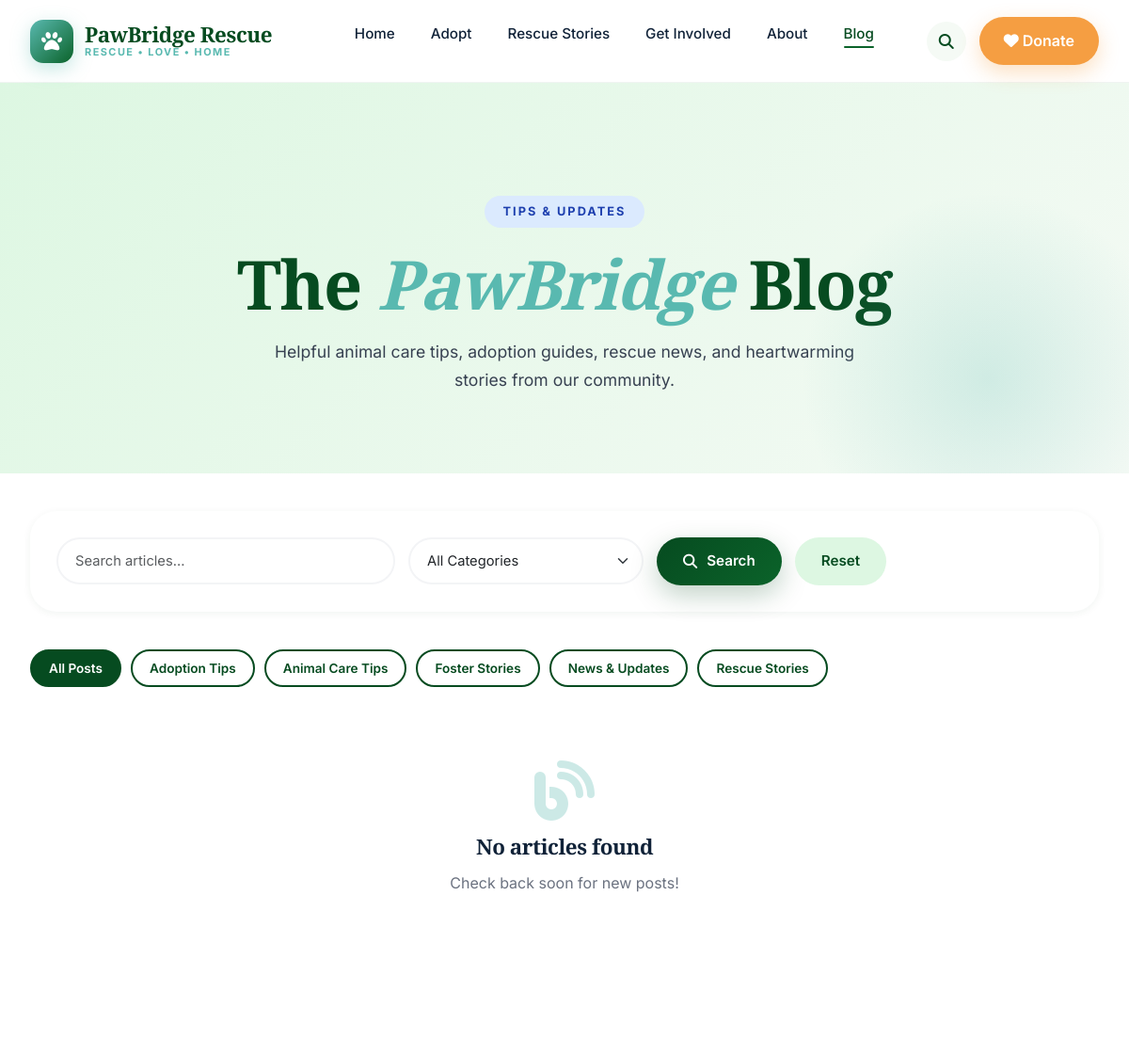
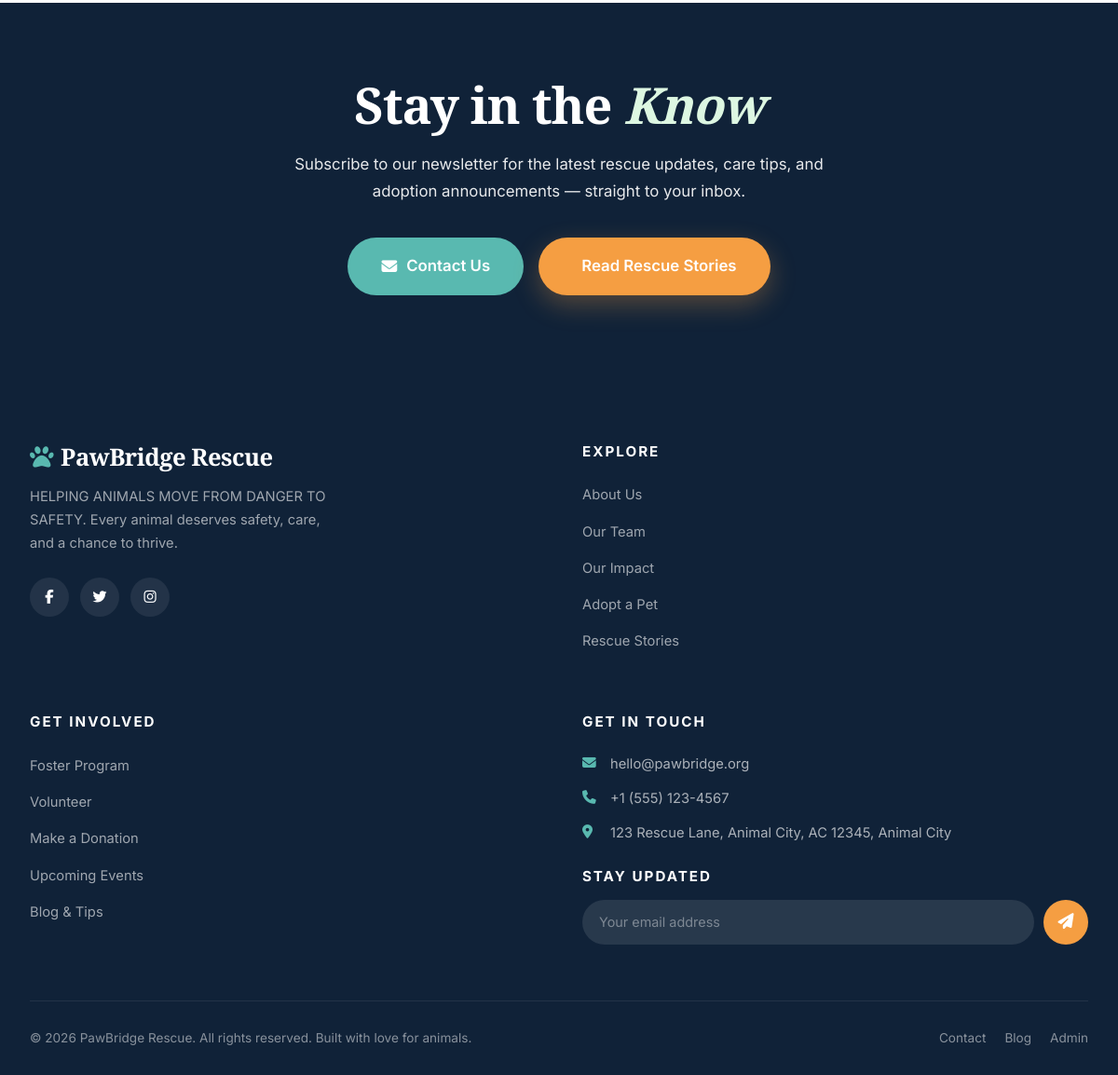
Screenshot of /blog.php with the database file from the repository (2 pictures, top to bottom).
### tables this page shows
CREATE TABLE IF NOT EXISTS `navigation_links` (
  `id` INT UNSIGNED AUTO_INCREMENT PRIMARY KEY,
  `menu_location` VARCHAR(50) NOT NULL DEFAULT 'main',
  `parent_id` INT UNSIGNED DEFAULT NULL,
  `title` VARCHAR(100) NOT NULL,
  `url` VARCHAR(255) NOT NULL,
  `icon` VARCHAR(100) DEFAULT NULL,
  `sort_order` INT DEFAULT 0,
  `is_active` TINYINT(1) NOT NULL DEFAULT 1,
  `created_at` DATETIME NOT NULL DEFAULT CURRENT_TIMESTAMP,
  INDEX `idx_menu_location` (`menu_location`)
);

CREATE TABLE IF NOT EXISTS `blog_categories` (
  `id` INT UNSIGNED AUTO_INCREMENT PRIMARY KEY,
  `name` VARCHAR(100) NOT NULL,
  `slug` VARCHAR(100) NOT NULL UNIQUE,
  `description` TEXT DEFAULT NULL,
  `created_at` DATETIME NOT NULL DEFAULT CURRENT_TIMESTAMP
);

### includes/functions.php (called while the page is built, shortened)
<?php
require_once __DIR__ . '/../config/database.php';
require_once __DIR__ . '/../config/config.php';
function e($str) {
    return htmlspecialchars($str ?? '', ENT_QUOTES, 'UTF-8');
}
function pdo_execute($sql, $params = []) {
    global $pdo;
    $stmt = $pdo->prepare($sql);
    $stmt->execute($params);
    return $stmt;
}
function pdo_fetch_all($sql, $params = []) {
    $stmt = pdo_execute($sql, $params);
    return $stmt->fetchAll();
}
function asset_url($path) {
    return BASE_URL . '/assets/' . ltrim($path, '/');
}
function url($path) {
    return BASE_URL . '/' . ltrim($path, '/');
}
function is_active($page) {
    $current = basename($_SERVER['PHP_SELF']);
    return $current === $page ? 'active' : '';
}

### config/config.php (called while the page is built, shortened)
<?php
$site_settings = [];
if (isset($pdo)) {
    try {
        $stmt = $pdo->prepare("SELECT setting_key, setting_value FROM site_settings");
        $stmt->execute();
        $settings = $stmt->fetchAll();
        foreach ($settings as $s) {
            $site_settings[$s['setting_key']] = $s['setting_value'];
        }
    } catch (Exception $e) {}
}
function setting($key, $default = '') {
    global $site_settings;
    return $site_settings[$key] ?? $default;
}

### blog.php (the view, shortened to what this page needs)
<?php
require_once __DIR__ . '/includes/header.php';
$page = max(1, (int)($_GET['page'] ?? 1));
$perPage = 9;
$offset = ($page - 1) * $perPage;
$catId = (int)($_GET['cat'] ?? 0);
$search = $_GET['q'] ?? '';
$where = ["bp.status = 'Published'"];
$params = [];
$whereSql = implode(' AND ', $where);
$posts = pdo_fetch_all("SELECT bp.*, bc.name AS category_name, a.full_name AS author_name
    FROM blog_posts bp
    LEFT JOIN blog_categories bc ON bc.id = bp.category_id
    LEFT JOIN admins a ON a.id = bp.author_id
    WHERE $whereSql
    ORDER BY bp.featured DESC, COALESCE(bp.published_at, bp.created_at) DESC
    LIMIT $perPage OFFSET $offset", $params);
$featured = $catId === 0 && $search === '' && $page === 1 ? ($posts[0] ?? null) : null;
$categories = pdo_fetch_all("SELECT bc.id, bc.name, bc.slug, (SELECT COUNT(*) FROM blog_posts WHERE category_id = bc.id AND status='Published') AS cnt FROM blog_categories bc ORDER BY bc.name LIMIT 12");
?>
<section class="page-hero">
    <span class="ph-eyebrow" style="background:#DBEAFE;color:#1E40AF;">Tips &amp; Updates</span>
    <h1>The <em style="color:var(--pb-teal);font-style:italic;">PawBridge</em> Blog</h1>
    <p>Helpful animal care tips, adoption guides, rescue news, and heartwarming stories from our community.</p>
</section>
<section class="section section-tight" style="padding-top:40px;">
    <div class="container-xl">
        <form method="GET" class="animal-filter-bar" style="margin-bottom:40px;">
            <input type="search" name="q" class="form-control" placeholder="Search articles..." value="<?= e($search) ?>" style="max-width:360px;flex:2;">
            <select name="cat" class="form-select">
                <option value="">All Categories</option>
            </select>
            <button type="submit" class="btn btn-primary"><i class="fas fa-search"></i> Search</button>
            <a href="<?= url('blog.php') ?>" class="btn btn-secondary">Reset</a>
        </form>
        <div style="display:flex;flex-wrap:wrap;gap:10px;margin-bottom:30px;">
            <a href="<?= url('blog.php') ?>" class="btn btn-sm btn-outline" style="<?= !$catId ? 'background:var(--pb-primary);color:white;border-color:var(--pb-primary);' : '' ?>">All Posts</a>
            <?php foreach ($categories as $c): ?>
                <a href="<?= url('blog.php?cat='.$c['id']) ?>" class="btn btn-sm btn-outline" style="<?= $catId === (int)$c['id'] ? 'background:var(--pb-primary);color:white;border-color:var(--pb-primary);' : '' ?>"><?= e($c['name']) ?></a>
            <?php endforeach; ?>
        </div>
        <?php if (empty($posts) && !$featured): ?>
            <div class="text-center py-5" style="background:white;border-radius:var(--radius-xl);padding:60px;">
                <i class="fas fa-blog fa-4x mb-3" style="color:var(--pb-teal);opacity:0.3;"></i>
                <h4 style="margin-bottom:12px;">No articles found</h4>
                <p style="color:var(--pb-gray);">Check back soon for new posts!</p>
            </div>
        <?php endif; ?>
    </div>
</section>
<section class="section donate-cta" style="background:var(--pb-navy);">
    <div class="container-xl">
        <h2>Stay in the <em style="color:var(--pb-mint);font-style:italic;">Know</em></h2>
        <p>Subscribe to our newsletter for the latest rescue updates, care tips, and adoption announcements — straight to your inbox.</p>
        <div class="donate-cta-buttons">
            <a href="<?= url('contact.php') ?>" class="btn btn-lg" style="background:var(--pb-teal);color:white;">
                <i class="fas fa-envelope"></i> Contact Us
            </a>
            <a href="<?= url('stories.php') ?>" class="btn btn-accent btn-lg">
                <i class="fas fa-book-heart"></i> Read Rescue Stories
            </a>
        </div>
    </div>
</section>
<?php require_once __DIR__ . '/includes/footer.php'; ?>

### includes/header.php (shortened to what this page needs)
<?php
require_once __DIR__ . '/functions.php';
$bodyClass = isset($bodyClass) ? $bodyClass : '';
try {
    $navLinks = pdo_fetch_all("SELECT * FROM navigation_links WHERE menu_location = 'main' AND is_active = 1 ORDER BY sort_order");
} catch (Exception $e) { $navLinks = []; }
?>
<!DOCTYPE html>
<html lang="en">
<head>
<link href="https://cdn.jsdelivr.net/npm/bootstrap@5.3.2/dist/css/bootstrap.min.css" rel="stylesheet">
<link href="https://cdnjs.cloudflare.com/ajax/libs/font-awesome/6.5.1/css/all.min.css" rel="stylesheet">
<link href="<?= asset_url('css/main.css') ?>" rel="stylesheet">
</head>
<body class="<?= e($bodyClass) ?>">
<nav class="pb-navbar">
  <div class="pb-nav-inner">
    <a href="<?= url('index.php') ?>" class="pb-logo">
      <div class="pb-logo-icon"><i class="fas fa-paw"></i></div>
      <div class="pb-logo-text">
        <span class="pb-logo-name"><?= e(setting('site_name', 'PawBridge Rescue')) ?></span>
        <span class="pb-logo-tag">Rescue • Love • Home</span>
      </div>
    </a>
    <ul class="pb-nav-links" id="navLinks">
      <?php foreach($navLinks as $l): ?>
        <li><a href="<?= url($l['url']) ?>" class="<?= is_active(explode('?', basename($l['url']))[0]) ?>"><?= e($l['title']) ?></a></li>
      <?php endforeach; ?>
    </ul>
    <div class="pb-nav-actions">
      <button class="pb-search-btn" title="Search" aria-label="Search"><i class="fas fa-search"></i></button>
      <a href="<?= url('donate.php') ?>" class="pb-donate-btn"><i class="fas fa-heart"></i> Donate</a>
    </div>
  </div>
</nav>
<main>

### includes/footer.php (shortened to what this page needs)
</main>
<footer class="pb-footer">
  <div class="container-xl">
    <div class="footer-grid">
      <div class="footer-brand">
        <h3><i class="fas fa-paw" style="color:var(--pb-teal);margin-right:8px;"></i><?= e(setting('site_name', 'PawBridge Rescue')) ?></h3>
        <p><?= e(setting('site_tagline', 'HELPING ANIMALS MOVE FROM DANGER TO SAFETY')) ?>. Every animal deserves safety, care, and a chance to thrive.</p>
        <div class="footer-socials">
          <?php if (setting('facebook_url')): ?><a href="<?= e(setting('facebook_url')) ?>" target="_blank" rel="noopener" aria-label="Facebook"><i class="fab fa-facebook-f"></i></a><?php endif; ?>
          <?php if (setting('twitter_url')): ?><a href="<?= e(setting('twitter_url')) ?>" target="_blank" rel="noopener" aria-label="Twitter"><i class="fab fa-twitter"></i></a><?php endif; ?>
          <?php if (setting('instagram_url')): ?><a href="<?= e(setting('instagram_url')) ?>" target="_blank" rel="noopener" aria-label="Instagram"><i class="fab fa-instagram"></i></a><?php endif; ?>
        </div>
      </div>
      <div class="footer-col">
        <h4>Explore</h4>
        <ul>
          <li><a href="<?= url('about.php') ?>">About Us</a></li>
          <li><a href="<?= url('about.php#team') ?>">Our Team</a></li>
          <li><a href="<?= url('about.php#impact') ?>">Our Impact</a></li>
          <li><a href="<?= url('animals.php') ?>">Adopt a Pet</a></li>
          <li><a href="<?= url('stories.php') ?>">Rescue Stories</a></li>
        </ul>
      </div>
      <div class="footer-col">
        <h4>Get Involved</h4>
        <ul>
          <li><a href="<?= url('foster.php') ?>">Foster Program</a></li>
          <li><a href="<?= url('volunteer.php') ?>">Volunteer</a></li>
          <li><a href="<?= url('donate.php') ?>">Make a Donation</a></li>
          <li><a href="<?= url('events.php') ?>">Upcoming Events</a></li>
          <li><a href="<?= url('blog.php') ?>">Blog &amp; Tips</a></li>
        </ul>
      </div>
      <div class="footer-col">
        <h4>Get in Touch</h4>
        <ul class="footer-contact" style="list-style:none;padding:0;">
          <li><i class="fas fa-envelope"></i> <span><?= e(setting('site_email', 'hello@pawbridge.org')) ?></span></li>
          <li><i class="fas fa-phone"></i> <span><?= e(setting('site_phone', '+1 (555) 123-4567')) ?></span></li>
          <li><i class="fas fa-location-dot"></i> <span><?= e(trim(setting('site_address','123 Rescue Lane').', '.setting('site_city','Animal City')), ', ') ?></span></li>
        </ul>
        <div style="margin-top:26px;">
          <h4 style="margin-bottom:14px;">Stay Updated</h4>
          <form method="POST" action="<?= url('subscribe.php') ?>" class="newsletter-form" onsubmit="handleNewsletter(event)">
            <input type="email" name="email" placeholder="Your email address" required>
            <button type="submit" aria-label="Subscribe"><i class="fas fa-paper-plane"></i></button>
          </form>
        </div>
      </div>
    </div>
    <div class="footer-bottom">
      <p><?= e(setting('footer_text', '© 2026 PawBridge Rescue. All rights reserved. Built with 💚 for animals.')) ?></p>
      <p style="display:flex;gap:20px;flex-wrap:wrap;">
        <a href="<?= url('contact.php') ?>" style="color:rgba(255,255,255,0.5);">Contact</a>
        <a href="<?= url('blog.php') ?>" style="color:rgba(255,255,255,0.5);">Blog</a>
        <a href="<?= url('admin/login.php') ?>" style="color:rgba(255,255,255,0.5);">Admin</a>
      </p>
    </div>
  </div>
</footer>
</body>
</html>

### rows the page displays
navigation_links: title "Home"
navigation_links: title "Adopt"
navigation_links: title "Rescue Stories"
navigation_links: title "Get Involved"
navigation_links: title "About"
navigation_links: title "Blog"
blog_categories: name "Adoption Tips"
blog_categories: name "Animal Care Tips"
blog_categories: name "Foster Stories"
blog_categories: name "News & Updates"
blog_categories: name "Rescue Stories"

### other values shown
setting('site_name', 'PawBridge Rescue') "PawBridge Rescue"
setting('site_tagline', 'HELPING ANIMALS MOVE FROM DANGER TO SAFETY') "HELPING ANIMALS MOVE FROM DANGER TO SAFETY"
setting('site_email', 'hello@pawbridge.org') "hello@pawbridge.org"
setting('site_phone', '+1 (555) 123-4567') "+1 (555) 123-4567"
